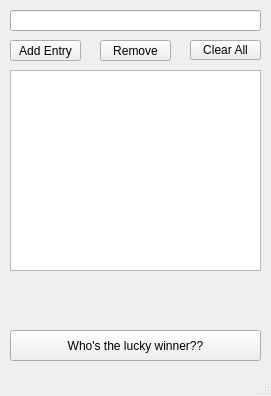
<?xml version="1.0" encoding="UTF-8"?>
<ui version="4.0">
 <class>MainWindow</class>
 <widget class="QMainWindow" name="MainWindow">
  <property name="geometry">
   <rect>
    <x>0</x>
    <y>0</y>
    <width>271</width>
    <height>396</height>
   </rect>
  </property>
  <property name="windowTitle">
   <string>Giveaway Generator</string>
  </property>
  <widget class="QWidget" name="centralwidget">
   <widget class="QPushButton" name="deleteentry_pushButton">
    <property name="geometry">
     <rect>
      <x>100</x>
      <y>40</y>
      <width>71</width>
      <height>21</height>
     </rect>
    </property>
    <property name="text">
     <string>Remove</string>
    </property>
   </widget>
   <widget class="QPushButton" name="clearall_pushbutton">
    <property name="geometry">
     <rect>
      <x>190</x>
      <y>40</y>
      <width>71</width>
      <height>20</height>
     </rect>
    </property>
    <property name="text">
     <string>Clear All</string>
    </property>
   </widget>
   <widget class="QPushButton" name="addentry_pushbutton">
    <property name="geometry">
     <rect>
      <x>10</x>
      <y>40</y>
      <width>71</width>
      <height>21</height>
     </rect>
    </property>
    <property name="text">
     <string>Add Entry</string>
    </property>
   </widget>
   <widget class="QPushButton" name="generatewinner_pushbutton">
    <property name="geometry">
     <rect>
      <x>10</x>
      <y>330</y>
      <width>251</width>
      <height>31</height>
     </rect>
    </property>
    <property name="text">
     <string>Who's the lucky winner??</string>
    </property>
   </widget>
   <widget class="QLineEdit" name="lineEdit">
    <property name="geometry">
     <rect>
      <x>10</x>
      <y>10</y>
      <width>251</width>
      <height>21</height>
     </rect>
    </property>
   </widget>
   <widget class="QListWidget" name="listWidget">
    <property name="geometry">
     <rect>
      <x>10</x>
      <y>70</y>
      <width>251</width>
      <height>201</height>
     </rect>
    </property>
   </widget>
   <widget class="QLabel" name="winnerLabel">
    <property name="geometry">
     <rect>
      <x>10</x>
      <y>290</y>
      <width>241</width>
      <height>31</height>
     </rect>
    </property>
    <property name="text">
     <string/>
    </property>
   </widget>
   <zorder>deleteentry_pushButton</zorder>
   <zorder>clearall_pushbutton</zorder>
   <zorder>addentry_pushbutton</zorder>
   <zorder>lineEdit</zorder>
   <zorder>listWidget</zorder>
   <zorder>generatewinner_pushbutton</zorder>
   <zorder>winnerLabel</zorder>
  </widget>
  <widget class="QMenuBar" name="menubar">
   <property name="geometry">
    <rect>
     <x>0</x>
     <y>0</y>
     <width>271</width>
     <height>18</height>
    </rect>
   </property>
  </widget>
  <widget class="QStatusBar" name="statusbar"/>
 </widget>
 <resources/>
 <connections/>
</ui>
